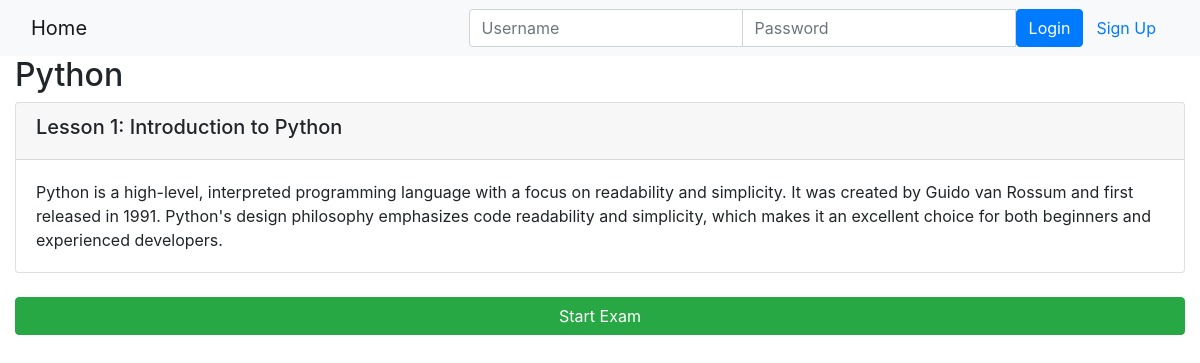
The page /course/2/ on the database as committed earlier.
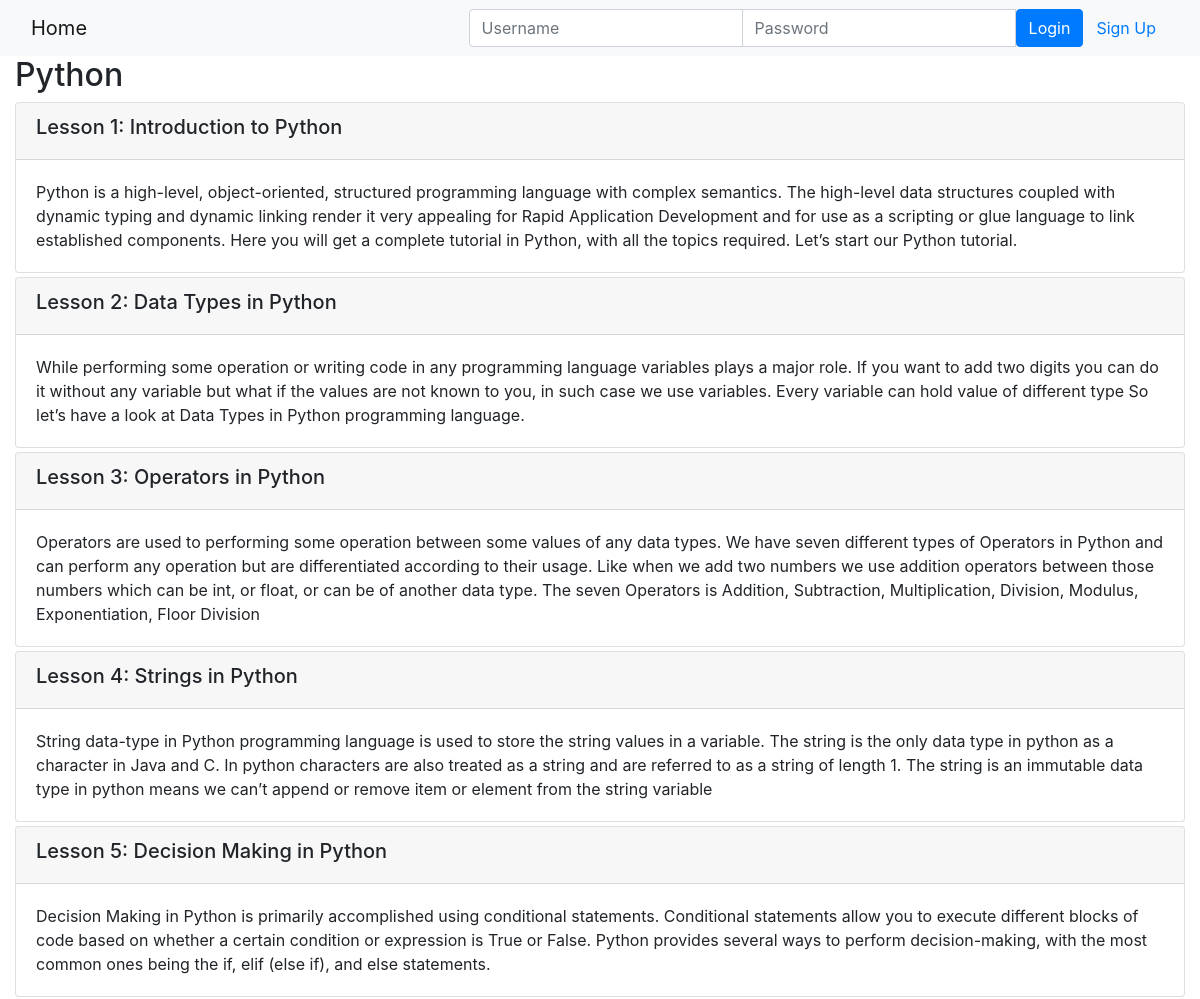
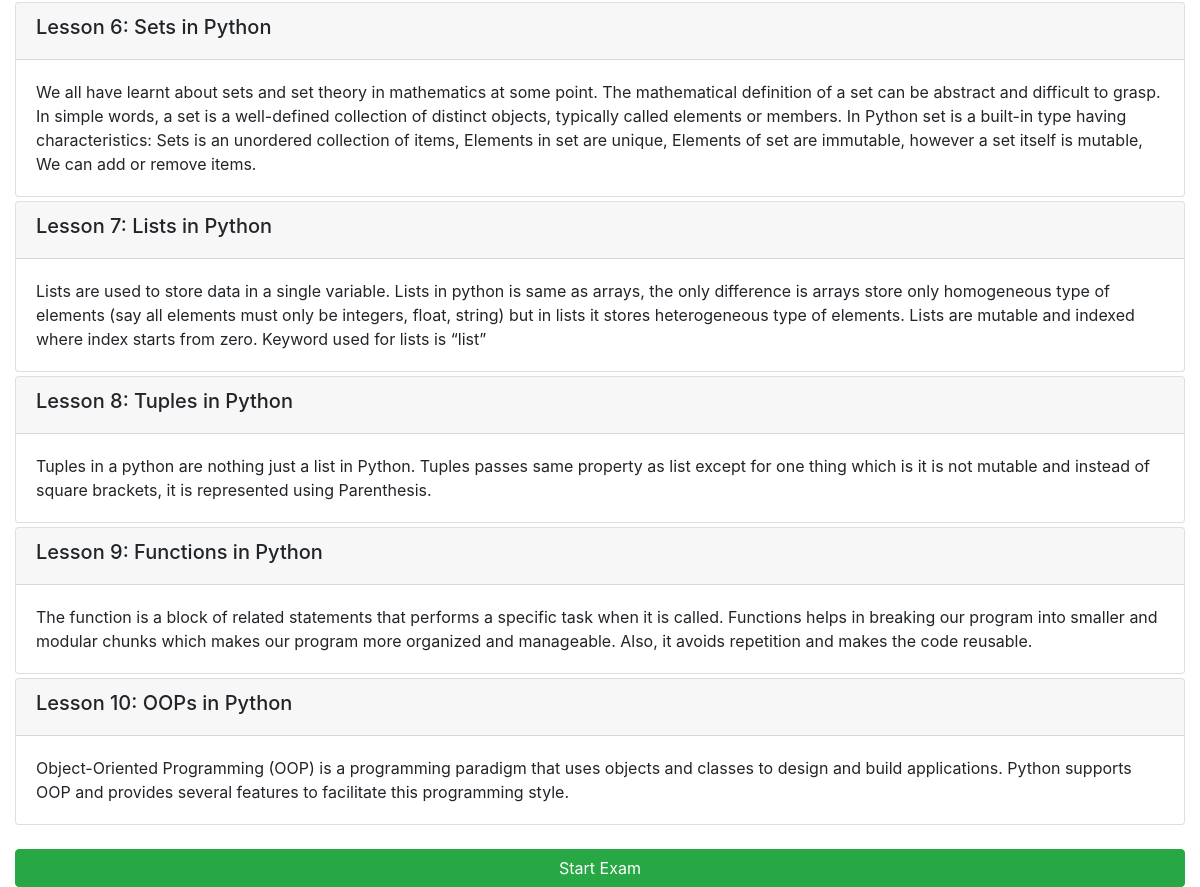
The same page on the database as committed later (2 pictures, top to bottom).
### onlinecourse/models.py (models this page shows, shortened)
class Course(models.Model):
    name = models.CharField(null=False, max_length=30, default='online course')
    image = models.ImageField(upload_to='course_images/')
    description = models.CharField(max_length=1000)
    pub_date = models.DateField(null=True)
    instructors = models.ManyToManyField(Instructor)
    users = models.ManyToManyField(settings.AUTH_USER_MODEL, through='Enrollment')
    total_enrollment = models.IntegerField(default=0)
    is_enrolled = False

class Lesson(models.Model):
    title = models.CharField(max_length=200, default="title")
    order = models.IntegerField(default=0)
    course = models.ForeignKey(Course, on_delete=models.CASCADE)
    content = models.TextField()

### onlinecourse/views.py (the view)
# urls.py: path('course/<int:pk>/', views.CourseDetailView.as_view(), name='course_details'),
class CourseDetailView(generic.DetailView):
    model = Course
    template_name = 'onlinecourse/course_detail_bootstrap.html'

### onlinecourse/templates/onlinecourse/course_detail_bootstrap.html (shortened to what this page needs)
{% extends "base.html" %}
{% block content %}
    <h2>{{ course.name }}</h2>
    <div class="card-columns-vertical">
        {% for lesson in course.lesson_set.all %}
            <div class="card mt-1">
                <div class="card-header"><h5>Lesson {{lesson.order|add:1}}: {{lesson.title}}</h5></div>
                <div class="card-body">{{lesson.content}}</div>
            </div>
        {% endfor %}
    </div>
    <br>
    <a href="{% url 'onlinecourse:exam_page' course.id %}" class="btn btn-success btn-block" >Start Exam</a>
{% endblock %}

### onlinecourse/templates/base.html (shortened to what this page needs)
<!DOCTYPE html>
<html lang="en">
<head>
    {% load static %}
    <link rel="stylesheet" href="https://maxcdn.bootstrapcdn.com/bootstrap/4.5.2/css/bootstrap.min.css">
</head>
<body>
    <nav class="navbar navbar-light bg-light">
        <div class="container-fluid">
            <div class="navbar-header">
                <a class="navbar-brand" href="{% url 'onlinecourse:index' %}">Home</a>
            </div>
            <ul class="nav navbar-nav navbar-right">
                {% if user.is_authenticated %}
                <li>
                    <a class="btn btn-link" href="#">{{ user.first_name }}({{ user.username }})</a>
                    <a class="btn btn-link" href="{% url 'onlinecourse:logout' %}">Logout</a>
                </li>
                {% else %}
                <li>
                    <form class="form-inline" action="{% url 'onlinecourse:login' %}" method="post">
                        <div class="input-group">
                            <input type="text" class="form-control" placeholder="Username" name="username">
                            <input type="password" class="form-control" placeholder="Password" name="psw">
                            <button class="btn btn-primary" type="submit">Login</button>
                            <a class="btn btn-link" href="{% url 'onlinecourse:registration' %}">Sign Up</a>
                        </div>
                    </form>
                </li>
                {% endif %}
            </ul>
        </div>
    </nav>
    <div class="container-fluid">
        {% block content %}
        {% endblock %}
    </div>
</body>
</html>

Rows that differ between the two databases and show on the page:
changed Lesson "Introduction to Python": content "Python is a high-level, interpreted programming language with a focus on readability and simplicity. It was created by Guido van Rossum and first released in 1991. Python's design philosophy emphasizes code readability and simplicity, which makes it an excellent choice for both beginners and experienced developers." → "Python is a high-level, object-oriented, structured programming language with complex semantics. The high-level data structures coupled with dynamic typing and dynamic linking render it very appealing for Rapid Application Development and for use as a scripting or glue language to link established components. Here you will get a complete tutorial in Python, with all the topics required. Let’s start our Python tutorial."
added Lesson: order|add "2", title "Data Types in Python", content "While performing some operation or writing code in any programming language variables plays a major role. If you want to add two digits you can do it without any variable but what if the values are not known to you, in such case we use variables. Every variable can hold value of different type So let’s have a look at Data Types in Python programming language."
added Lesson: order|add "3", title "Operators in Python", content "Operators are used to performing some operation between some values of any data types. We have seven different types of Operators in Python and can perform any operation but are differentiated according to their usage. Like when we add two numbers we use addition operators between those numbers which can be int, or float, or can be of another data type. The seven Operators is Addition, Subtraction, Multiplication, Division, Modulus, Exponentiation, Floor Division"
added Lesson: order|add "4", title "Strings in Python", content "String data-type in Python programming language is used to store the string values in a variable. The string is the only data type in python as a character in Java and C. In python characters are also treated as a string and are referred to as a string of length 1. The string is an immutable data type in python means we can’t append or remove item or element from the string variable"
added Lesson: order|add "5", title "Decision Making in Python", content "Decision Making in Python is primarily accomplished using conditional statements. Conditional statements allow you to execute different blocks of code based on whether a certain condition or expression is True or False. Python provides several ways to perform decision-making, with the most common ones being the if, elif (else if), and else statements."
added Lesson: order|add "6", title "Sets in Python", content "We all have learnt about sets and set theory in mathematics at some point. The mathematical definition of a set can be abstract and difficult to grasp. In simple words, a set is a well-defined collection of distinct objects, typically called elements or members. In Python set is a built-in type having characteristics: Sets is an unordered collection of items, Elements in set are unique, Elements of set are immutable, however a set itself is mutable, We can add or remove items."
added Lesson: order|add "7", title "Lists in Python", content "Lists are used to store data in a single variable. Lists in python is same as arrays, the only difference is arrays store only homogeneous type of elements (say all elements must only be integers, float, string) but in lists it stores heterogeneous type of elements. Lists are mutable and indexed where index starts from zero. Keyword used for lists is “list”"
added Lesson: order|add "8", title "Tuples in Python", content "Tuples in a python are nothing just a list in Python. Tuples passes same property as list except for one thing which is it is not mutable and instead of square brackets, it is represented using Parenthesis."
added Lesson: order|add "9", title "Functions in Python", content "The function is a block of related statements that performs a specific task when it is called. Functions helps in breaking our program into smaller and modular chunks which makes our program more organized and manageable. Also, it avoids repetition and makes the code reusable."
added Lesson: order|add "10", title "OOPs in Python", content "Object-Oriented Programming (OOP) is a programming paradigm that uses objects and classes to design and build applications. Python supports OOP and provides several features to facilitate this programming style."
